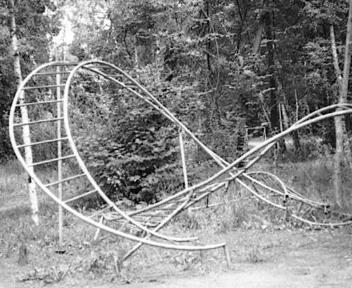
#> input picture task2/pic1.pgm, 352 x 288 px, found by its file name
$ python check_sobel.py   (older library calls are emulated)
#> lines starting #> are read from the running program, lines starting #| are printed output that depends on the picture
import cv2
import numpy as np
import matplotlib.pyplot as plt

# Load the PGM image in grayscale
image_path = 'pic1.pgm'
img = cv2.imread(image_path, cv2.IMREAD_GRAYSCALE)
#> img is the input picture: shape (288, 352); min 0, max 255, mean 136.6

# Apply the Sobel operator
sobel_x = cv2.Sobel(img, cv2.CV_64F, 1, 0, ksize=3)  # Sobel operator in the x direction
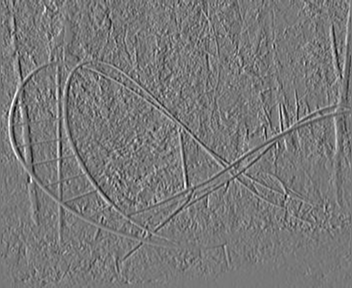
#> sobel_x: shape (288, 352) float64; min -799, max 887, mean -0.1; drawn with min black and max white
sobel_y = cv2.Sobel(img, cv2.CV_64F, 0, 1, ksize=3)  # Sobel operator in the y direction
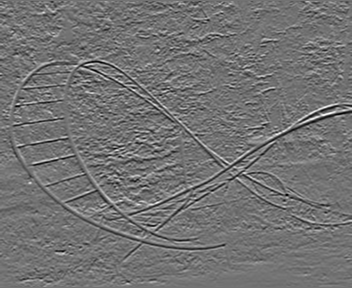
#> sobel_y: shape (288, 352) float64; min -745, max 914, mean 3; drawn with min black and max white

# Calculate the resulting pixel values
result = (np.abs(sobel_x) + np.abs(sobel_y)) / 6
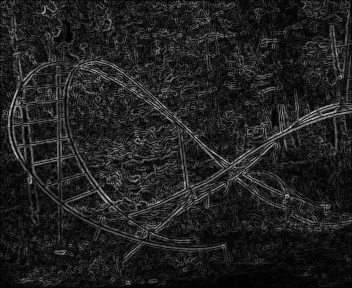
#> result: shape (288, 352) float64; min 0, max 199.3, mean 32.7
result = np.uint8(result[1:,:])  # convert to uint8
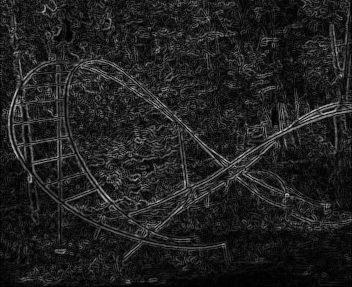
#> result: shape (287, 352); min 0, max 199, mean 32.4

# Set the number of rows (N) for printing in Nx4 format
N = 100

# Flatten the result array and convert each pixel to hexadecimal
hex_pixels = [f"{pixel:02X}" for pixel in result.flatten()]
#> hex_pixels = 101024 items

# Print the pixels in groups of 4
for i in range(0, N, 4):
    print(", ".join(hex_pixels[i:i+4][::-1]))
#> this loop made 25 passes
#| 32, 1C, 24, 17
#| 10, 25, 5D, 42
#| 28, 38, 2D, 19
#| 13, 42, 45, 10
#| 10, 28, 3B, 27
#| 21, 34, 23, 27
#| 1D, 0F, 07, 0B
#| 35, 21, 0B, 28
#> (further printed lines are left out)

# Display the images
plt.figure(figsize=(10, 6))

plt.subplot(1, 3, 1)
plt.title('Original Image')
plt.imshow(img, cmap='gray')

plt.subplot(1, 3, 2)
plt.title('Sobel X')
plt.imshow(sobel_x, cmap='gray')

plt.subplot(1, 3, 3)
plt.title('Sobel Y')
plt.imshow(sobel_y, cmap='gray')

plt.figure(figsize=(5, 5))
plt.title('Resulting Image')
plt.imshow(result, cmap='gray')

plt.show()
